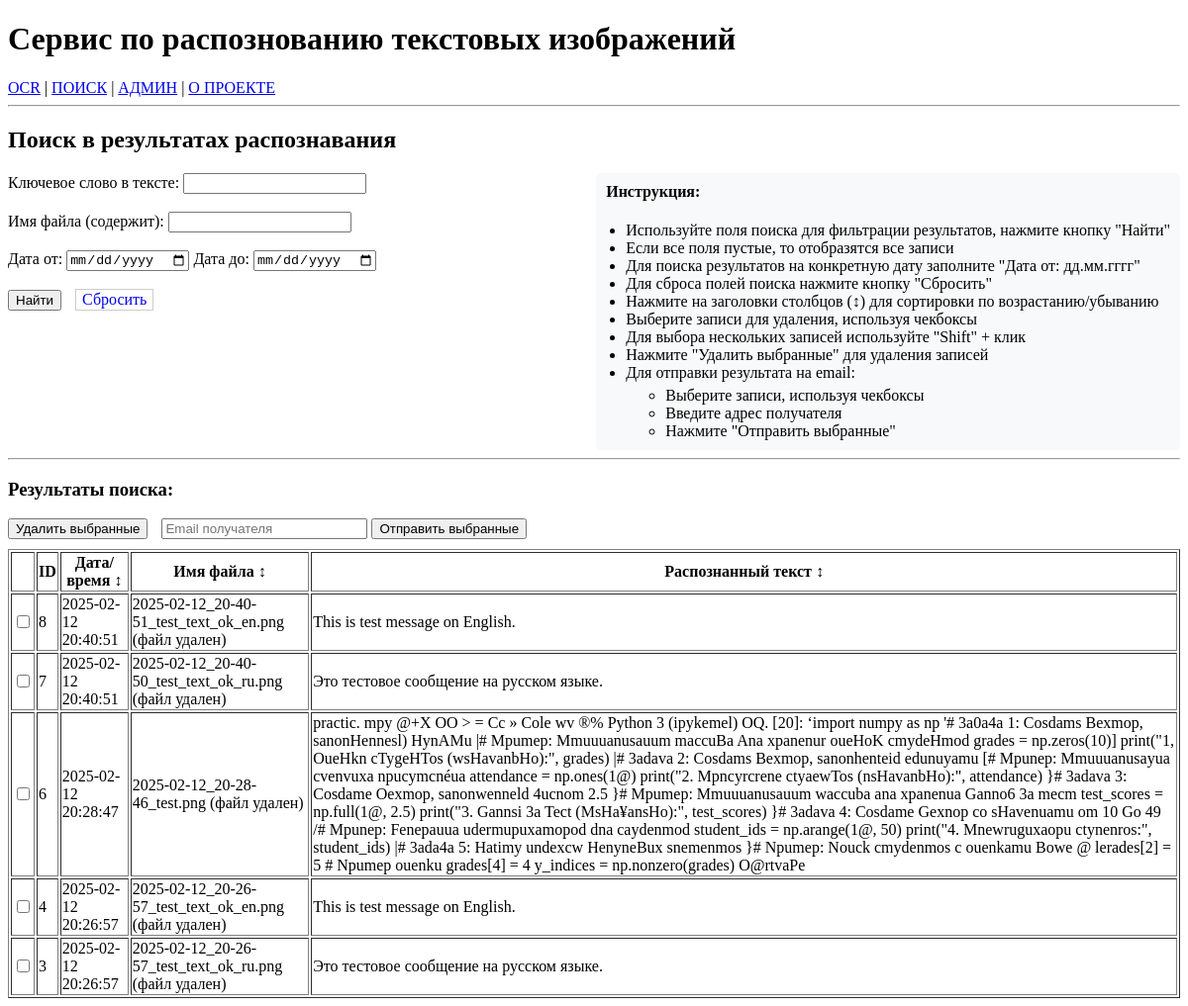
The app's page /records/search, older data.
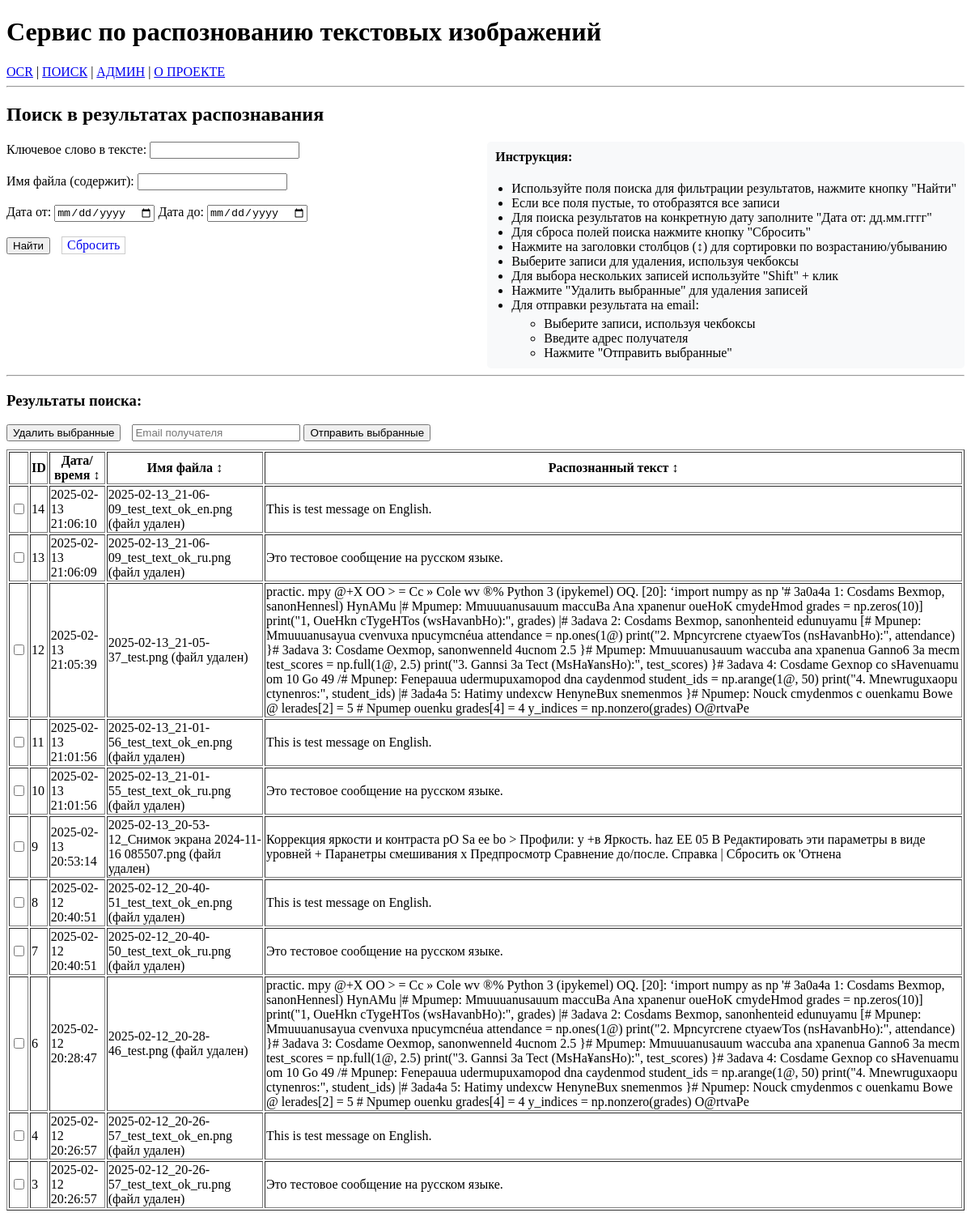
The same page, newer data.
### repository/repository.py (models this page shows, shortened)
class OcrData(Base):
    __tablename__ = 'ocr_data'
    id = Column(Integer, primary_key=True)  # Автоинкремент по умолчанию
    date_time = Column(DateTime, default=datetime.now)
    file_name = Column(String)
    ocr_txt = Column(String)
    status = Column(String)

### app/main.py (the view)
@app.get("/records/search")
async def search_records(
    request: Request,
    keyword: Optional[str] = None,
    filename: Optional[str] = None,
    date_from: Optional[str] = None,
    date_to: Optional[str] = None
):
    date_from_obj = datetime.strptime(date_from, '%Y-%m-%d') if date_from else None
    date_to_obj = datetime.strptime(date_to, '%Y-%m-%d') if date_to else None
    if any([keyword, filename, date_from, date_to]):
        data = repository.search_documents(
            keyword=keyword,
            filename=filename,
            date_from=date_from_obj,
            date_to=date_to_obj
        )
    else:
        data = repository.get_all()
    for item in data:
        if item['file_name'].startswith('repository/files/'):
            item['file_exists'] = Path(item['file_name']).exists()
    return templates.TemplateResponse(
        request=request,
        name="search.html",
        context={
            "data": data,
            "keyword": keyword,
            "filename": filename,
            "date_from": date_from,
            "date_to": date_to
        }
    )

### app/templates/search.html (shortened to what this page needs)
{% extends "base.html" %}
{% block content %}
<h2>Поиск в результатах распознавания</h2>
<form action="/search" method="get">
    <div style="display: flex; justify-content: space-between; align-items: start;">
        <div class="search-form">
            <label for="keyword">Ключевое слово в тексте:</label>
            <input type="text" id="keyword" name="keyword" value="{{ keyword or '' }}" />
            <br><br>
            <label for="filename">Имя файла (содержит):</label>
            <input type="text" id="filename" name="filename" value="{{ filename or '' }}" />
            <br><br>
            <label for="date_from">Дата от:</label>
            <input type="date" id="date_from" name="date_from" value="{{ date_from or '' }}" />
            <label for="date_to">Дата до:</label>
            <input type="date" id="date_to" name="date_to" value="{{ date_to or '' }}" />
            <br><br>
            <button type="submit">Найти</button>
            <a href="/search" class="button" style="text-decoration: none; padding: 1px 6px; border: 1px solid #ccc; display: inline-block; margin-left: 10px;">Сбросить</a>
        </div>
        <div class="instructions" style="margin-left: 40px; padding: 10px; background-color: #f8f9fa; border-radius: 5px;">
            <h4 style="margin-top: 0;">Инструкция:</h4>
            <ul style="margin: 0; padding-left: 20px;">
                <li>Используйте поля поиска для фильтрации результатов, нажмите кнопку "Найти"</li>
                <li>Если все поля пустые, то отобразятся все записи</li>
                <li>Для поиска результатов на конкретную дату заполните "Дата от: дд.мм.гггг"</li>
                <li>Для сброса полей поиска нажмите кнопку "Сбросить"</li>
                <li>Нажмите на заголовки столбцов (↕) для сортировки по возрастанию/убыванию</li>
                <li>Выберите записи для удаления, используя чекбоксы</li>
                <li>Для выбора нескольких записей используйте "Shift" + клик</li>
                <li>Нажмите "Удалить выбранные" для удаления записей</li>
                <li>Для отправки результата на email:
                    <ul style="margin-top: 5px;">
                        <li>Выберите записи, используя чекбоксы</li>
                        <li>Введите адрес получателя</li>
                        <li>Нажмите "Отправить выбранные"</li>
                    </ul>
                </li>
            </ul>
        </div>
    </div>
</form>
<hr>
<h3>Результаты поиска:</h3>
{% if data %}
<div id="result">
    <div style="margin-bottom: 10px;">
        <button onclick="deleteSelected()" style="margin-right: 10px;">Удалить выбранные</button>
        <input type="email" id="toEmail" placeholder="Email получателя" style="width: 200px;">
        <button onclick="sendSelectedToEmail()">Отправить выбранные</button>
    </div>
    <table border="1">
        <tr>
            <th></th>
            <th>ID</th>
            <th style="cursor: pointer;" onclick="sortTable(1)">Дата/время ↕</th>
            <th style="cursor: pointer;" onclick="sortTable(2)">Имя файла ↕</th>
            <th style="cursor: pointer;" onclick="sortTable(3)">Распознанный текст ↕</th>
        </tr>
        {% for item in data %}
        <tr>
            <td><input type="checkbox" class="record-checkbox" data-id="{{ item.id }}"></td>
            <td>{{ item.id }}</td>
            <td>{{ item.date_time }}</td>
            <td>
                {% if item.file_name != "--" %}
                    {% if item.file_name.startswith('repository/files/') %}
                        {% if item.file_exists %}
                            <a href="/static/{{ item.file_name }}" target="_blank" title="Открыть изображение">{{ item.file_name.split('/')[-1] }}</a>
                        {% else %}
                            {{ item.file_name.split('/')[-1] }} (файл удален)
                        {% endif %}
                    {% else %}
                        {{ item.file_name }}
                    {% endif %}
                {% else %}
                    {{ item.file_name }}
                {% endif %}
            </td>
            <td>{{ item.ocr_txt }}</td>
        </tr>
        {% endfor %}
    </table>
</div>
{% else %}
<p>Нет данных.</p>
{% endif %}
{% endblock %}

### app/templates/base.html (shortened to what this page needs)
<!DOCTYPE html>
<html>
<head>
</head>
<body>
    <div class="container">
        <header>
            <h1>Сервис по распознованию текстовых изображений</h1>
        </header>
        <nav>
            <a href="/">OCR</a> |
            <a href="/search">ПОИСК</a> |
            <a href="/admin">АДМИН</a> |
            <a href="/about/">О ПРОЕКТЕ</a>
        </nav>
        <hr>
        {% block content %}{% endblock %}
    </div>
</body>
</html>

Row changes from the older to the newer data that the page shows:
added OcrData: id "14", date_time "2025-02-13 21:06:10", file_name "2025-02-13_21-06-09_test_text_ok_en.png", ocr_txt "This is test message on English."
added OcrData: id "13", date_time "2025-02-13 21:06:09", file_name "2025-02-13_21-06-09_test_text_ok_ru.png", ocr_txt "Это тестовое сообщение на русском языке."
added OcrData: id "12", date_time "2025-02-13 21:05:39", file_name "2025-02-13_21-05-37_test.png", ocr_txt "practic. mpy @+X OO > = Cc » Cole wv ®% Python 3 (ipykemel) OQ. [20]: ‘import numpy as np '# 3a0a4a 1: Cosdams Bexmop, sanonHennesl) HynAMu |# Mpumep: Mmuuuanusauum maccuBa Ana xpanenur oueHoK cmydeHmod grades = np.zeros(10)] print(\"1, OueHkn cTygeHTos (wsHavanbHo):\", grades) |# 3adava 2: Cosdams Bexmop, sanonhenteid edunuyamu [# Mpunep: Mmuuuanusayua cvenvuxa npucymcnéua attendance = np.ones(1@) print(\"2. Mpncyrcrene ctyaewTos (nsHavanbHo):\", attendance) }# 3adava 3: Cosdame Oexmop, sanonwenneld 4ucnom 2.5 }# Mpumep: Mmuuuanusauum waccuba ana xpanenua Ganno6 3a mecm test_scores = np.full(1@, 2.5) print(\"3. Gannsi 3a Tect (MsHa¥ansHo):\", test_scores) }# 3adava 4: Cosdame Gexnop co…"
added OcrData: id "11", date_time "2025-02-13 21:01:56", file_name "2025-02-13_21-01-56_test_text_ok_en.png", ocr_txt "This is test message on English."
added OcrData: id "10", date_time "2025-02-13 21:01:56", file_name "2025-02-13_21-01-55_test_text_ok_ru.png", ocr_txt "Это тестовое сообщение на русском языке."
added OcrData: id "9", date_time "2025-02-13 20:53:14", file_name "2025-02-13_20-53-12_Снимок экрана 2024-11-16 085507.png", ocr_txt "Коррекция яркости и контраста pO Sa ee bo > Профили: у +в Яркость. haz ЕЕ 05 В Редактировать эти параметры в виде уровней + Паранетры смешивания х Предпросмотр Сравнение до/после. Справка | Сбросить ок 'Отнена"
